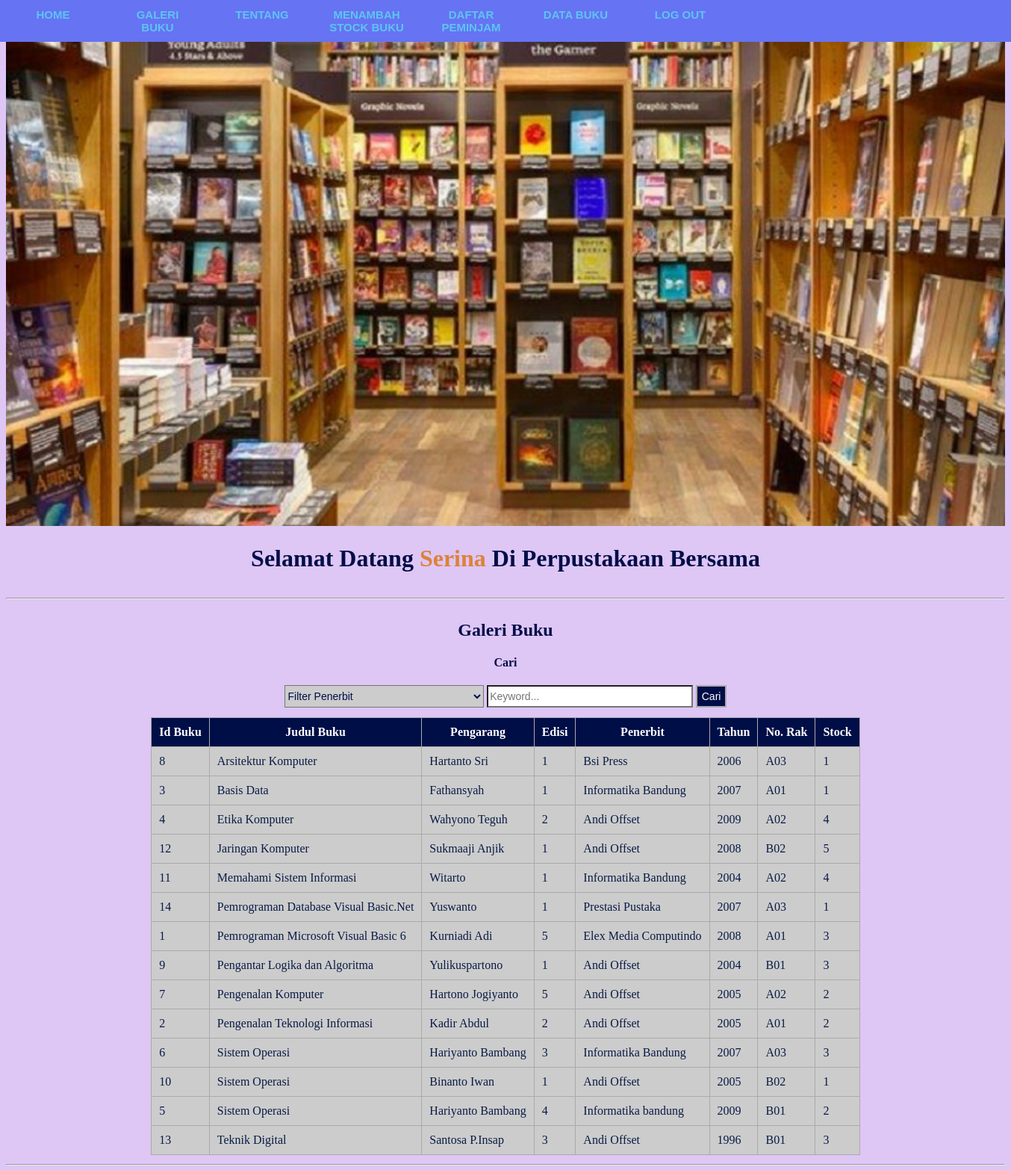
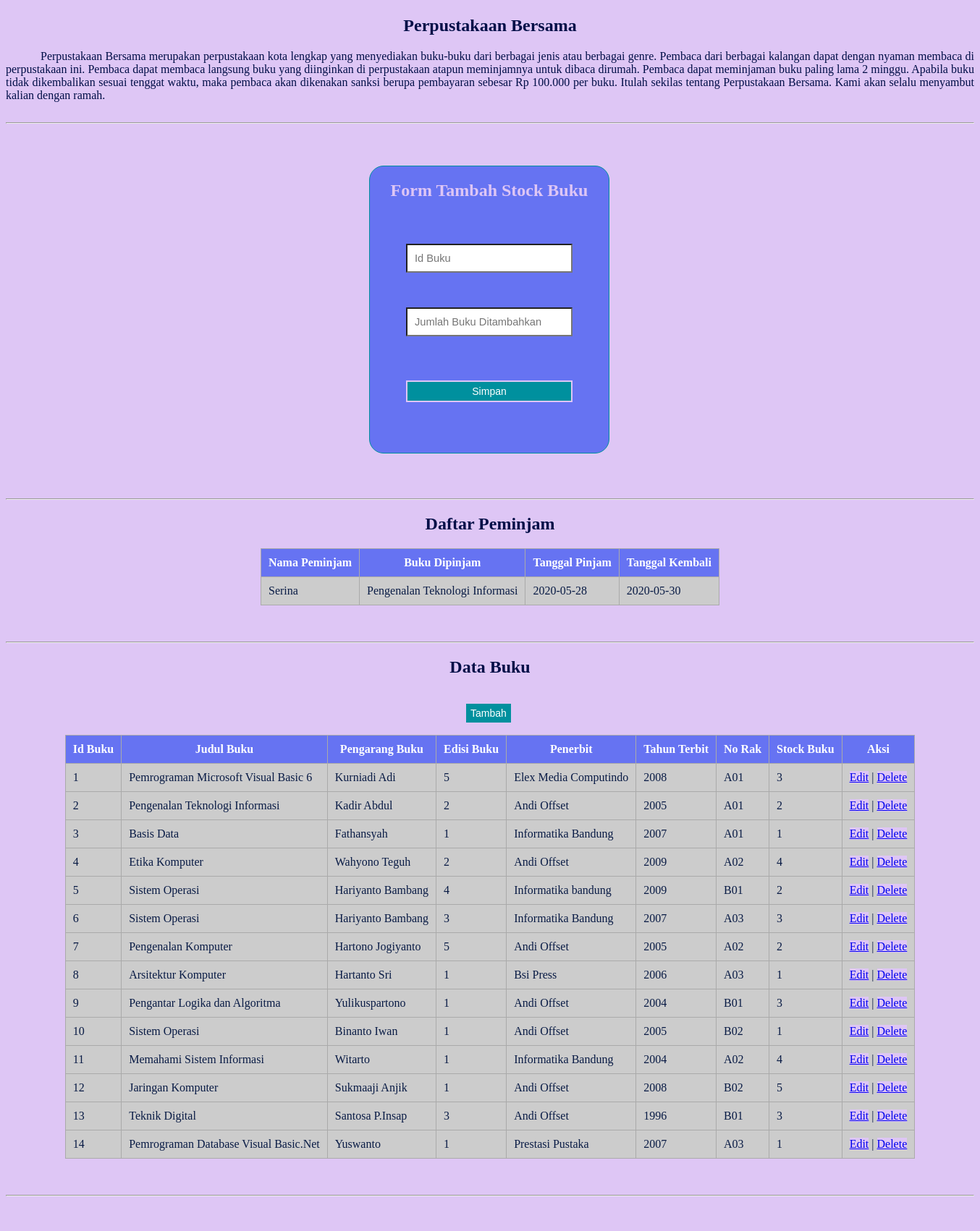
The app's page /index_admin.php?order=judul_buku&&sort=ASC (signed in, upper part) with its own data (2 pictures, top to bottom).
### tables this page shows
CREATE TABLE `buku` (
  `id_buku` int(11) NOT NULL,
  `judul_buku` varchar(50) NOT NULL,
  `pengarang_buku` varchar(30) NOT NULL,
  `edisi_buku` varchar(5) NOT NULL,
  `penerbit` varchar(30) NOT NULL,
  `tahun_terbit` int(5) NOT NULL,
  `no_rak` varchar(5) NOT NULL,
  `stock_buku` int(3) NOT NULL
);

CREATE TABLE `pinjam_buku` (
  `id_pinjamn` int(11) NOT NULL,
  `id_user` int(11) NOT NULL,
  `id_buku` int(11) NOT NULL,
  `tgl_pinjam` date NOT NULL,
  `tgl_kembali` date NOT NULL,
  `status_pinjam` int(11) NOT NULL
);

CREATE TABLE `user` (
  `id_user` int(11) NOT NULL,
  `nama` varchar(30) NOT NULL,
  `jenis_kelamin` enum('Laki-Laki','Perempuan') NOT NULL,
  `no_hp` varchar(15) NOT NULL,
  `alamat` varchar(100) NOT NULL,
  `username` varchar(20) NOT NULL,
  `password` varchar(12) NOT NULL,
  `status` varchar(11) NOT NULL
);

### index_admin.php (the view, shortened to what this page needs)
<!DOCTYPE html>
<html>
<head>
	<link rel="stylesheet" type="text/css" href="CSS/index_admin.css">
</head>
<body>
	<nav class="navigasi">
        <ul>
            <li><a href="#section1">Home</a></li>
            <li><a href="#section2">Galeri Buku</a></li>
            <li><a href="#section3">Tentang</a></li>
            <li><a href="#section4">Menambah Stock Buku</a></li>
            <li><a href="#section5">Daftar Peminjam</a></li>
            <li><a href="#section7">Data Buku</a></li>
            <li><a href="logout.php">Log Out</a></li>
        </ul>
    </nav>
    <div id="section1">
        <img src="Gambar/gedung_perpustakaan.jpg">
        <h1>Selamat Datang <b style="color: #DC8239;"><?php echo $_SESSION['username'];?></b> Di Perpustakaan Bersama</h1>
    </div>
    <hr>
    <div id="section2">
        <h2>Galeri Buku</h2>
        <?php
            $s_penerbit="";
            $s_keyword="";
            $sort = 'ASC';
            $newsort = 'ASC';
            if (isset($_GET['order'])) {
                $order = $_GET['order'];
                $sort = $_GET['sort'];
                if ($sort == 'DESC') {
                    $newsort = 'ASC';
                }
                else{
                    $newsort = 'DESC';
                }
            }else{
                $order = 'id_buku';
            }
        ?>
        <form method="GET" action="" align="center">
        <h4>Cari</h4>
        <select name="s_penerbit" id="s_penerbit">
            <option value="">Filter Penerbit</option>
        </select>
        <input type="text" name="s_keyword" placeholder="Keyword..." id="s_keyword" value="<?php echo $s_keyword; ?>">
        <button id="search" name="search">Cari</button>
    </form>
    <table align="center" cellpadding="20">
        <thead>
            <tr>
                <th>Id Buku</th>
                <th><a href="?order=judul_buku&&sort=<?php echo $newsort; ?>">Judul Buku</a></th>
                <th><a href="?order=pengarang_buku&&sort=<?php echo $newsort; ?>">Pengarang</a></th>
                <th><a href="?order=edisi_buku&&sort=<?php echo $newsort; ?>">Edisi</a></th>
                <th><a href="?order=penerbit&&sort=<?php echo $newsort; ?>">Penerbit</a></th>
                <th><a href="?order=tahun_terbit&&sort=<?php echo $newsort; ?>">Tahun</a></th>
                <th><a href="?order=no_rak&&sort=<?php echo $newsort; ?>">No. Rak</a></th>
                <th><a href="?order=stock_buku&&sort=<?php echo $newsort; ?>">Stock</a></th>
            </tr>
        </thead>
        <tbody>
            <?php
                include "koneksi.php";
                $search_penerbit = '%'.$s_penerbit.'%';
                $search_keyword = '%'.$s_keyword.'%';
                $query = "SELECT * FROM buku WHERE penerbit LIKE ? AND (judul_buku LIKE ? OR pengarang_buku LIKE ? OR edisi_buku LIKE ? OR tahun_terbit LIKE ? OR no_rak LIKE ? OR stock_buku LIKE ?) ORDER BY $order $sort";
                $buku1 = mysqli_prepare($conn, $query) or die(mysqli_error($conn));
                mysqli_stmt_bind_param($buku1, "sssssss", $search_penerbit, $search_keyword, $search_keyword, $search_keyword, $search_keyword, $search_keyword, $search_keyword);
                mysqli_stmt_execute($buku1);
                $hasil = mysqli_stmt_get_result($buku1);
                if (mysqli_num_rows($hasil) > 0) {
                    while ($rows = mysqli_fetch_assoc($hasil)) {
                        $id_buku = $rows['id_buku'];
                        $judul_buku = $rows['judul_buku'];
                        $pengarang_buku = $rows['pengarang_buku'];
                        $edisi_buku = $rows['edisi_buku'];
                        $penerbit = $rows['penerbit'];
                        $tahun_terbit = $rows['tahun_terbit'];
                        $no_rak = $rows['no_rak'];
                        $stock_buku = $rows['stock_buku'];
            ?>
                <tr>
                    <td><?php echo $id_buku; ?></td>
                    <td><?php echo $judul_buku; ?></td>
                    <td><?php echo $pengarang_buku; ?></td>
                    <td><?php echo $edisi_buku; ?></td>
                    <td><?php echo $penerbit; ?></td>
                    <td><?php echo $tahun_terbit; ?></td>
                    <td><?php echo $no_rak; ?></td>
                    <td><?php echo $stock_buku; ?></td>
                </tr>
                <?php } } else { ?>
                <tr>
                    <td colspan="9" align="center">Tidak Ada Data Ditemukan</td>
                </tr>
                <?php } ?>
        </tbody>
    </table>
    </div>
    <hr>
    <div id="section3">
        <h2>Perpustakaan Bersama</h2>
        <p> Perpustakaan Bersama merupakan perpustakaan kota lengkap yang menyediakan buku-buku dari berbagai jenis atau berbagai genre. Pembaca dari berbagai kalangan dapat dengan nyaman membaca di perpustakaan ini. Pembaca dapat membaca langsung buku yang diinginkan di perpustakaan atapun meminjamnya untuk dibaca dirumah. Pembaca dapat meminjaman buku paling lama 2 minggu. Apabila buku tidak dikembalikan sesuai tenggat waktu, maka pembaca akan dikenakan sanksi berupa pembayaran sebesar Rp 100.000 per buku. Itulah sekilas tentang Perpustakaan Bersama. Kami akan selalu menyambut kalian dengan ramah.</p>
    </div>
    <hr>
    <div id="section4">
    <h2 align="center">Form Tambah Stock Buku</h2>
       <form method="POST" action="input_stock.php">
            <input type="text" name="id_buku" placeholder="Id Buku"><br>
            <input type="text" name="jml_buku" placeholder="Jumlah Buku Ditambahkan"><br>
            <input type="submit" name="simpan" value="Simpan"><br>
       </form>
    </div>
    <hr>
    <div id="section5">
        <h2>Daftar Peminjam</h2>
        <table align="center">
            <thead>
                <tr>
                    <th>Nama Peminjam</th>
                    <th>Buku Dipinjam</th>
                    <th>Tanggal Pinjam</th>
                    <th>Tanggal Kembali</th>
                </tr>
            </thead>
            <tbody>
                <?php
                    include "koneksi.php";
                    $query = mysqli_query($conn, "SELECT nama, judul_buku, tgl_pinjam, tgl_kembali FROM pinjam_buku, user, buku WHERE pinjam_buku.id_user=user.id_user AND pinjam_buku.id_buku=buku.id_buku ORDER BY id_pinjamn") or die(mysqli_error($conn));
                    if (mysqli_num_rows($query) > 0) {
                        while ($rows = mysqli_fetch_assoc($query)) {
                            $nama = $rows['nama'];
                            $judul = $rows['judul_buku'];
                            $tgl_pinjam = $rows['tgl_pinjam'];
                            $tgl_kembali = $rows['tgl_kembali'];
                        ?>
                            <tr>
                                <td><?php echo $nama; ?></td>
                                <td><?php echo $judul; ?></td>
                                <td><?php echo $tgl_pinjam; ?></td>
                                <td><?php echo $tgl_kembali; ?></td>
                            </tr>
                    <?php  } }else{ ?>
                    <tr>
                        <td colspan="4" align="center">Tidak Ada Data Ditemukan</td>
                    </tr>
                    <?php } ?>
            </tbody>
        </table>
    </div>
    <hr>
    <div id="section7">
    <h2>Data Buku</h2>
    <button><a href="#section9">Tambah</a></button>
       <table align="center">
           <thead>
               <tr>
                   <th>Id Buku</th>
                   <th>Judul Buku</th>
                   <th>Pengarang Buku</th>
                   <th>Edisi Buku</th>
                   <th>Penerbit</th>
                   <th>Tahun Terbit</th>
                   <th>No Rak</th>
                   <th>Stock Buku</th>
                   <th>Aksi</th>
               </tr>
           </thead>
           <tbody>
               <?php
                    include "koneksi.php";
                    $query = mysqli_query($conn, "SELECT * FROM buku ORDER BY id_buku") or die(mysqli_error($conn));
                    if (mysqli_num_rows($query) > 0) {
                        while ($rows = mysqli_fetch_assoc($query)) {
                            $id_buku = $rows['id_buku'];
                            $judul = $rows['judul_buku'];
                            $pengarang = $rows['pengarang_buku'];
                            $edisi = $rows['edisi_buku'];
                            $penerbit = $rows['penerbit'];
                            $tahun = $rows['tahun_terbit'];
                            $no_rak = $rows['no_rak'];
                            $stock = $rows['stock_buku'];?>
                            <tr>
                                <td><?php echo $id_buku; ?></td>
                                <td><?php echo $judul; ?></td>
                                <td><?php echo $pengarang; ?></td>
                                <td><?php echo $edisi; ?></td>
                                <td><?php echo $penerbit; ?></td>
                                <td><?php echo $tahun; ?></td>
                                <td><?php echo $no_rak; ?></td>
                                <td><?php echo $stock; ?></td>
                                <?php
                                echo "<td><a href='#section8'>Edit</a> | <a href='delete_buku.php?id_buku=$rows[id_buku]'>Delete</a></td>";?>
                            </tr>
                    <?php  } }else{ ?>
                    <tr>
                        <td colspan="4" align="center">Tidak Ada Data Ditemukan</td>
                    </tr>
                    <?php } ?>
           </tbody>
       </table>
    </div>
    <hr>
</body>
</html>

### CSS/index_admin.css (style rules this page uses)
* { background-color: #dec6f5; scroll-behavior: smooth; }
.navigasi ul { border: 1px solid #6673f2; padding: 0; margin: 0; list-style: none; font-family: Arial, Helvetica, sans-serif; font-size: 15px; font-weight: bold; width: 100%; background-color: #6673f2; overflow: hidden; position: fixed; top: 0; left: 0; }
.navigasi li { float: left; }
.navigasi li a { display: block; color: #5cc5f2; text-align: center; padding: 10px 20px; text-decoration: none; text-transform: uppercase; font-weight: bold; width: 100px; background-color: #6673f2; }
#section1, #section2, #section3, #section4 { display: inline-block; width: 100%; overflow: hidden; }
#section1 img { width: 100%; }
#section1 h1 { text-align: center; color: #000e47; }
#section2 table { border-collapse: collapse; }
#section2 h2, h4 { text-align: center; color: #000e47; }
#section2 th { background-color: #000e47; border: 1px solid #aaaaaa; text-align:left; color:#ffffff; padding: 10px; text-align: center; }
#section2 th a { background-color: #000e47; text-decoration: none; color: #ffffff; }
#section2 td { background-color: #cccccc; border: 1px solid #aaaaaa; padding: 10px; color: #091b45; }
#section2 form { text-align: center; }
#section2 form select { width: 20%; height: 30px; font-size: 14px; margin-bottom: 1%; cursor: pointer; background-color: #cccccc; color: #000e47; }
#section2 form input[type=text] { width: 20%; height: 24px; font-size: 14px; margin-bottom: 1%; background-color: white; }
#section2 form button { width: auto; height: 30px; font-size: 14px; margin-bottom: 1%; background-color: #000e47; color:#ffffff; border: 2px solid #aaaaaa; cursor: pointer; }
#section3 { color: #000e47; }
#section3 h2 { text-align: center; }
#section3 p { text-align: justify; text-indent: 0.5in; }
#section4 { border: 1px solid #00909e; height: auto; width: 330px; margin: 50px 502px; background-color: #6673f2; border-radius: 20px; }
#section4 form { margin: 50px 50px; background-color: #6673f2; display: grid; }
#section4 h2 { text-align: center; color: #dec6f5; background-color: #6673f2; }
#section4 form input[type=text] { box-sizing : border-box; width: 100%; padding: 10px; font-size: 11pt; margin-top: 10px; margin-bottom: 20px; background-color: white; }
#section4 form input[type=submit] { width: auto; height: 30px; font-size: 14px; margin-bottom: 1%; background-color: #00909e; color:#ffffff; border: 2px solid #dec6f5; cursor: pointer; margin-top: 10%; }
#section5 table { border-collapse: collapse; margin-bottom: 50px; }
#section5 h2 { text-align: center; color: #000e47; }
#section5 th { background-color: #6673f2; border: 1px solid #aaaaaa; text-align:left; color: #ffffff; padding: 10px; text-align: center; }
#section5 td { background-color: #cccccc; border: 1px solid #aaaaaa; padding: 10px; color: #091b45; }
#section7 table { border-collapse: collapse; margin-bottom: 50px; }
#section7 h2 { text-align: center; color: #000e47; }
#section7 th { background-color: #6673f2; border: 1px solid #aaaaaa; text-align:left; color: #ffffff; padding: 10px; text-align: center; }
#section7 td { background-color: #cccccc; border: 1px solid #aaaaaa; padding: 10px; color: #091b45; }
#section7 button { width: auto; height: 30px; font-size: 14px; background-color: #00909e; color:#ffffff; border: 2px solid #dec6f5; cursor: pointer; margin: 15px 634px; }
#section7 button a { text-decoration: none; background-color: #00909e; color: #ffffff; }

### records on screen
buku: id_buku "8", judul_buku "Arsitektur Komputer", pengarang_buku "Hartanto Sri", edisi_buku "1", penerbit "Bsi Press", tahun_terbit "2006", no_rak "A03", stock_buku "1"
buku: id_buku "3", judul_buku "Basis Data", pengarang_buku "Fathansyah", edisi_buku "1", penerbit "Informatika Bandung", tahun_terbit "2007", no_rak "A01", stock_buku "1"
buku: id_buku "4", judul_buku "Etika Komputer", pengarang_buku "Wahyono Teguh", edisi_buku "2", penerbit "Andi Offset", tahun_terbit "2009", no_rak "A02", stock_buku "4"
buku: id_buku "12", judul_buku "Jaringan Komputer", pengarang_buku "Sukmaaji Anjik", edisi_buku "1", penerbit "Andi Offset", tahun_terbit "2008", no_rak "B02", stock_buku "5"
buku: id_buku "11", judul_buku "Memahami Sistem Informasi", pengarang_buku "Witarto", edisi_buku "1", penerbit "Informatika Bandung", tahun_terbit "2004", no_rak "A02", stock_buku "4"
buku: id_buku "14", judul_buku "Pemrograman Database Visual Basic.Net", pengarang_buku "Yuswanto", edisi_buku "1", penerbit "Prestasi Pustaka", tahun_terbit "2007", no_rak "A03", stock_buku "1"
buku: id_buku "1", judul_buku "Pemrograman Microsoft Visual Basic 6", pengarang_buku "Kurniadi Adi", edisi_buku "5", penerbit "Elex Media Computindo", tahun_terbit "2008", no_rak "A01", stock_buku "3"
buku: id_buku "9", judul_buku "Pengantar Logika dan Algoritma", pengarang_buku "Yulikuspartono", edisi_buku "1", penerbit "Andi Offset", tahun_terbit "2004", no_rak "B01", stock_buku "3"
buku: id_buku "7", judul_buku "Pengenalan Komputer", pengarang_buku "Hartono Jogiyanto", edisi_buku "5", penerbit "Andi Offset", tahun_terbit "2005", no_rak "A02", stock_buku "2"
buku: id_buku "2", judul_buku "Pengenalan Teknologi Informasi", pengarang_buku "Kadir Abdul", edisi_buku "2", penerbit "Andi Offset", tahun_terbit "2005", no_rak "A01", stock_buku "2"
buku: id_buku "6", judul_buku "Sistem Operasi", pengarang_buku "Hariyanto Bambang", edisi_buku "3", penerbit "Informatika Bandung", tahun_terbit "2007", no_rak "A03", stock_buku "3"
buku: id_buku "10", judul_buku "Sistem Operasi", pengarang_buku "Binanto Iwan", edisi_buku "1", penerbit "Andi Offset", tahun_terbit "2005", no_rak "B02", stock_buku "1"
buku: id_buku "5", judul_buku "Sistem Operasi", pengarang_buku "Hariyanto Bambang", edisi_buku "4", penerbit "Informatika bandung", tahun_terbit "2009", no_rak "B01", stock_buku "2"
buku: id_buku "13", judul_buku "Teknik Digital", pengarang_buku "Santosa P.Insap", edisi_buku "3", penerbit "Andi Offset", tahun_terbit "1996", no_rak "B01", stock_buku "3"
pinjam_buku: id_user.nama "Serina", id_buku.judul_buku "Pengenalan Teknologi Informasi", tgl_pinjam "2020-05-28", tgl_kembali "2020-05-30"

### other values on screen
$_SESSION['username'] "Serina"
